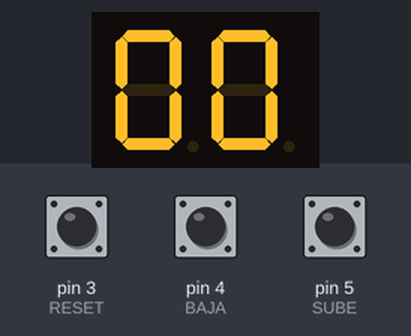
The sketch below on a simulated Arduino Uno, built with avr-gcc and run on an emulated ATmega328P. Parts: 2-digit seven-segment display. Wiring (inferred from the names in the program): 2-digit 7-segment display, segments lit when LOW: segments pin 12, pin 13, pin 7, pin 8, pin 9, pin 11, pin 10; digit selects A5, A4. Inputs (shaded band) come from the test bench; at power-on: pin 4 (BAJA) HIGH, pin 3 (RESET) HIGH, pin 5 (SUBE) HIGH. The segment pins are drawn as the display they are named for.

Above: at 1.2 s.
1.3 s: pin 4 (BAJA) pulled LOW for 0.15 s
At 1.8 s:
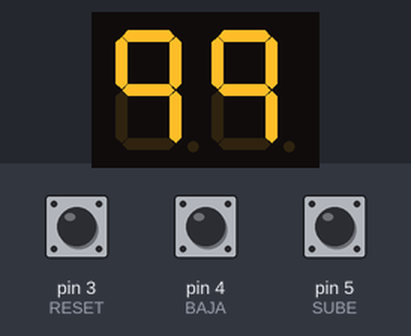
2.9 s: pin 4 (BAJA) pulled LOW for 1 s
At 3.5 s:
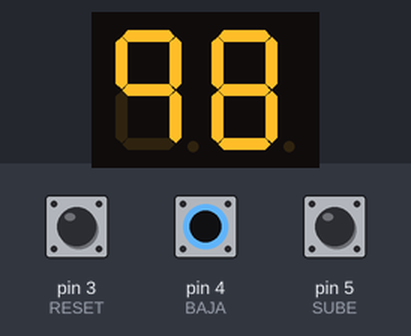
5.4 s: pin 3 (RESET) pulled LOW for 0.15 s
At 5.49 s:
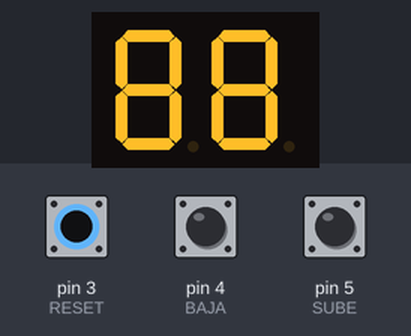
7.0 s: pin 5 (SUBE) pulled LOW for 0.15 s
At 8.1 s:
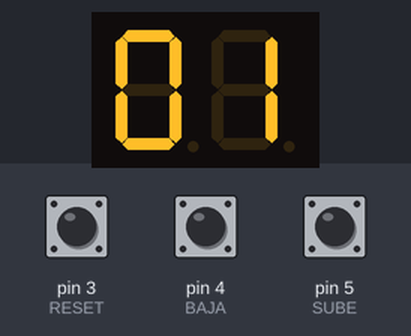
8.6 s: pin 5 (SUBE) pulled LOW for 1 s
At 9.0 s:
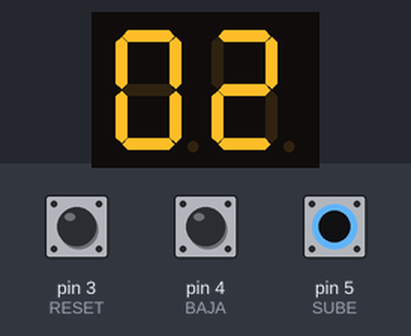
11.1 s: pin 4 (BAJA) pulled LOW for 0.15 s
At 11.21 s:
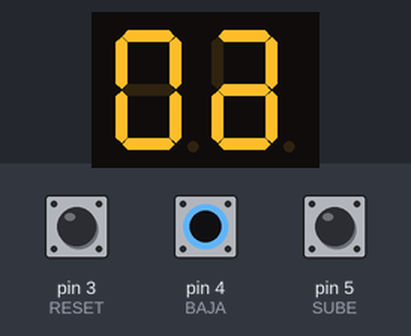
Timing chart, 0 to 13.7 s (numbered marks = the images above; inputs shaded):
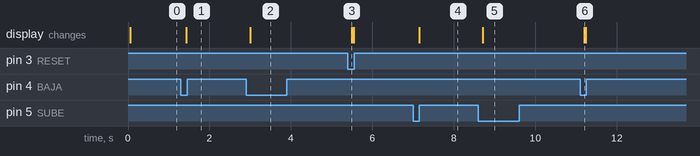

The sketch:

aguirre_javier_primerapartearduino.ino
```cpp
/*
Nombre del Proyecto: Contador de 2 dígitos con Display de 7 Segmentos y Botones.
  Autor: Aguirre Javier
  Fecha: 09/10/2023
  Descripción: Este código controla un contador de dos dígitos utilizando un display de 7 segmentos.
  Los botones "SUBE," "BAJA" y "RESET" permiten incrementar, decrementar y restablecer el contador.
*/
// Definición de Pines para el Display y Botones
#define A 12
#define B 13
#define C 7
#define D 8
#define E 9
#define F 11
#define G 10
#define SUBE 5
#define BAJA 4
#define RESET 3
#define UNIDAD A4
#define DECENA A5
#define APAGADOS 0
#define TIMEDELAY 10
// Variables para el Contador y Estados de los Botones
int CONTADOR = 0;
int sube = 1;
int subePrev =1;
int baja = 1;
int bajaPrev = 1;
int reset = 1;
int resetPrev = 1;
// Configuración de Pines de Entrada y Salida
void setup()
{
  pinMode(RESET,INPUT_PULLUP);
  pinMode(SUBE, INPUT_PULLUP);
  pinMode(BAJA, INPUT_PULLUP);
  pinMode(A,OUTPUT);
  pinMode(B,OUTPUT);
  pinMode(C,OUTPUT);
  pinMode(D,OUTPUT);
  pinMode(E,OUTPUT);
  pinMode(F,OUTPUT);
  pinMode(G,OUTPUT);
  pinMode(UNIDAD,OUTPUT);
  pinMode(DECENA,OUTPUT);


}

void loop()
{
  PrintCount();// Muestra el valor del contador en el Display
  int presionado = KeyPressed();// Detecta si se ha presionado uno de los botones
  if(presionado == 	SUBE)
  {
    sumar();
  }
  if(presionado == BAJA)
  {
    restar();
  }
  if(presionado == RESET)
  {
    resetear();
  }

}
// Función para mostrar un dígito en el Display de 7 Segmentos
void printDigit(int digit)
{
  digitalWrite(A, HIGH);
  digitalWrite(B, HIGH);
  digitalWrite(C, HIGH);
  digitalWrite(D, HIGH);
  digitalWrite(E, HIGH);
  digitalWrite(F, HIGH);
  digitalWrite(G, HIGH);
  switch (digit)
  {
    case 0:
    digitalWrite(A, LOW);
  	digitalWrite(B, LOW);
  	digitalWrite(C, LOW);
  	digitalWrite(D, LOW);
  	digitalWrite(E, LOW);
  	digitalWrite(F, LOW);
  	digitalWrite(G, HIGH);
    break;
    case 1:
    digitalWrite(A, HIGH);
  	digitalWrite(B, LOW);
  	digitalWrite(C, LOW);
  	digitalWrite(D, HIGH);
  	digitalWrite(E, HIGH);
  	digitalWrite(F, HIGH);
    digitalWrite(G, HIGH);
    break;
    case 2:
    digitalWrite(A, LOW);
  	digitalWrite(B, LOW);
  	digitalWrite(C, HIGH);
  	digitalWrite(D, LOW);
  	digitalWrite(E, LOW);
  	digitalWrite(F, HIGH);
  	digitalWrite(G, LOW);
    break;
    case 3:
    digitalWrite(A, LOW);
  	digitalWrite(B, LOW);
  	digitalWrite(C, LOW);
  	digitalWrite(D, LOW);
  	digitalWrite(E, HIGH);
  	digitalWrite(F, HIGH);
  	digitalWrite(G, LOW);
    break;
    case 4:
    digitalWrite(A, HIGH);
  	digitalWrite(B, LOW);
  	digitalWrite(C, LOW);
  	digitalWrite(D, HIGH);
  	digitalWrite(E, HIGH);
  	digitalWrite(F, LOW);
  	digitalWrite(G, LOW);
    break;
    case 5:
    digitalWrite(A, LOW);
  	digitalWrite(B, HIGH);
  	digitalWrite(C, LOW);
  	digitalWrite(D, LOW);
  	digitalWrite(E, HIGH);
  	digitalWrite(F, LOW);
  	digitalWrite(G, LOW);
    break;
    case 6:
    digitalWrite(A, LOW);
  	digitalWrite(B, HIGH);
  	digitalWrite(C, LOW);
  	digitalWrite(D, LOW);
  	digitalWrite(E, LOW);
  	digitalWrite(F, LOW);
  	digitalWrite(G, LOW);
    break;
    case 7:
    digitalWrite(A, LOW);
  	digitalWrite(B, LOW);
  	digitalWrite(C, LOW);
  	digitalWrite(D, HIGH);
  	digitalWrite(E, HIGH);
  	digitalWrite(F, HIGH);
  	digitalWrite(G, HIGH);
    break;
    case 8:
    digitalWrite(A, LOW);
  	digitalWrite(B, LOW);
  	digitalWrite(C, LOW);
  	digitalWrite(D, LOW);
  	digitalWrite(E, LOW);
  	digitalWrite(F, LOW);
  	digitalWrite(G, LOW);
    break;
    case 9:
    digitalWrite(A, LOW);
  	digitalWrite(B, LOW);
  	digitalWrite(C, LOW);
  	digitalWrite(D, HIGH);
  	digitalWrite(E, HIGH);
  	digitalWrite(F, LOW);
  	digitalWrite(G, LOW);
    break;
  }
  delay(TIMEDELAY);

}
// Función para detectar qué botón ha sido presionado
int KeyPressed(void)
{
  sube = digitalRead(SUBE);
  baja = digitalRead(BAJA);
  reset = digitalRead(RESET);
  if (sube == 1)
  {
    subePrev = 1;
  }
  if (baja == 1)
  {
    bajaPrev = 1;
  }
  if (reset == 1)
  {
    resetPrev = 1;
  }
    if (sube == 0 && sube != subePrev)
    {
      subePrev = sube;
      return SUBE;
    }
    else if (baja == 0 && baja != bajaPrev)
    {
      bajaPrev = baja;
      return BAJA;
    }
    else if (reset == 0 && reset != resetPrev)
    {
      resetPrev = reset;
      return RESET;
    }
 return 0;

}
void sumar()
{
 CONTADOR ++;
  if(CONTADOR > 99)
  {
    CONTADOR = 0;
  }
}
void restar()
{
  CONTADOR --;
  if(CONTADOR < 0)
  {
    CONTADOR = 99;
  }
}
void resetear()
{
  CONTADOR = 0;
}
// Función para mostrar el dígito en el Display correspondiente
void PrintCount()
{
   PrendeDigito(APAGADOS);

   printDigit(CONTADOR/10);
   PrendeDigito(DECENA);

   PrendeDigito(APAGADOS);
   printDigit(CONTADOR-10*((int) CONTADOR/10));
   PrendeDigito(UNIDAD);
}
void PrendeDigito(int digito)
{
  if(digito == UNIDAD)
  {
    digitalWrite(UNIDAD , HIGH);
    digitalWrite(DECENA , LOW);
    delay(TIMEDELAY);
  }
  else if(digito == DECENA)
  {
    digitalWrite(UNIDAD , LOW);
    digitalWrite(DECENA , HIGH);
    delay(TIMEDELAY);
  }
  else if(APAGADOS)
  {
  digitalWrite(A, LOW);
  digitalWrite(B, LOW);
  digitalWrite(C, LOW);
  digitalWrite(D, LOW);
  digitalWrite(E, LOW);
  digitalWrite(F, LOW);
  digitalWrite(G, LOW);
  delay(TIMEDELAY);
  }
  else
  {
    digitalWrite(UNIDAD , LOW);
    digitalWrite(DECENA , LOW);
  }

}
```

Measured:
- after the input at 1.3 s, the display: changes after 0.13 s (image 1)
- after the input at 2.9 s, the display: changes after 0.11 s (image 2)
- after the input at 5.4 s, the display: changes after 0.09 s (image 3)
- after the input at 7.0 s, the display: changes after 0.15 s (image 4)
- after the input at 8.6 s, the display: changes after 0.10 s (image 5)
- after the input at 11.1 s, the display: changes after 0.11 s (image 6)
